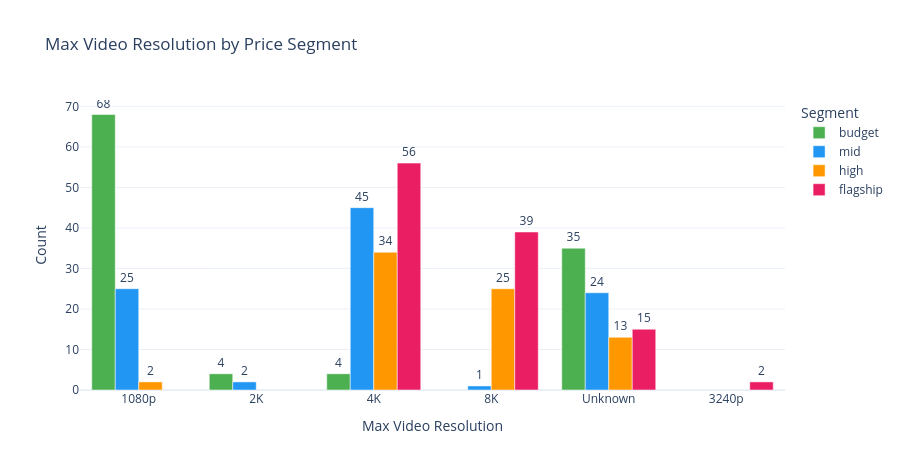

The notebook cell this image was saved under:
### Code cell
# Plotly: grouped bar — which segment supports which max resolution?
video_seg = (
    smartphone_df
    .groupby(["max_video_resolution", "price_segment"])
    .size()
    .reset_index(name="count")
)

fig = px.bar(
    video_seg,
    x="max_video_resolution",
    y="count",
    color="price_segment",
    category_orders={
        "max_video_resolution": VIDEO_ORDER,
        "price_segment"       : SEGMENT_ORDER,
    },
    color_discrete_map=SEGMENT_COLORS,
    barmode="group",
    title="Max Video Resolution by Price Segment",
    labels={
        "max_video_resolution": "Max Video Resolution",
        "count"               : "Count",
        "price_segment"       : "Segment",
    },
    text="count",
)
fig.update_traces(textposition="outside")
fig.update_layout(height=470)
fig.show()

### Figure 1 — Plotly figure (JSON) as saved in the notebook; plotly's stock layout.template omitted (floating-point values rounded to 4 significant figures)
{"data": [{"alignmentgroup": "True", "hovertemplate": "Segment=budget<br>Max Video Resolution=%{x}<br>Count=%{text}<extra></extra>", "legendgroup": "budget", "marker": {"color": "#4CAF50", "pattern": {"shape": ""}}, "name": "budget", "offsetgroup": "budget", "orientation": "v", "showlegend": true, "text": [68.0, 4.0, 4.0, 35.0], "textposition": "outside", "type": "bar", "x": ["1080p", "2K", "4K", "Unknown"], "xaxis": "x", "y": [68, 4, 4, 35], "yaxis": "y"}, {"alignmentgroup": "True", "hovertemplate": "Segment=mid<br>Max Video Resolution=%{x}<br>Count=%{text}<extra></extra>", "legendgroup": "mid", "marker": {"color": "#2196F3", "pattern": {"shape": ""}}, "name": "mid", "offsetgroup": "mid", "orientation": "v", "showlegend": true, "text": [25.0, 2.0, 45.0, 1.0, 24.0], "textposition": "outside", "type": "bar", "x": ["1080p", "2K", "4K", "8K", "Unknown"], "xaxis": "x", "y": [25, 2, 45, 1, 24], "yaxis": "y"}, {"alignmentgroup": "True", "hovertemplate": "Segment=high<br>Max Video Resolution=%{x}<br>Count=%{text}<extra></extra>", "legendgroup": "high", "marker": {"color": "#FF9800", "pattern": {"shape": ""}}, "name": "high", "offsetgroup": "high", "orientation": "v", "showlegend": true, "text": [2.0, 34.0, 25.0, 13.0], "textposition": "outside", "type": "bar", "x": ["1080p", "4K", "8K", "Unknown"], "xaxis": "x", "y": [2, 34, 25, 13], "yaxis": "y"}, {"alignmentgroup": "True", "hovertemplate": "Segment=flagship<br>Max Video Resolution=%{x}<br>Count=%{text}<extra></extra>", "legendgroup": "flagship", "marker": {"color": "#E91E63", "pattern": {"shape": ""}}, "name": "flagship", "offsetgroup": "flagship", "orientation": "v", "showlegend": true, "text": [2.0, 56.0, 39.0, 15.0], "textposition": "outside", "type": "bar", "x": ["3240p", "4K", "8K", "Unknown"], "xaxis": "x", "y": [2, 56, 39, 15], "yaxis": "y"}], "layout": {"barmode": "group", "height": 470, "legend": {"title": {"text": "Segment"}, "tracegroupgap": 0}, "title": {"text": "Max Video Resolution by Price Segment"}, "xaxis": {"anchor": "y", "categoryarray": ["720p", "1080p", "2K", "4K", "8K"], "categoryorder": "array", "domain": [0, 1], "title": {"text": "Max Video Resolution"}}, "yaxis": {"anchor": "x", "domain": [0, 1], "title": {"text": "Count"}}}}
